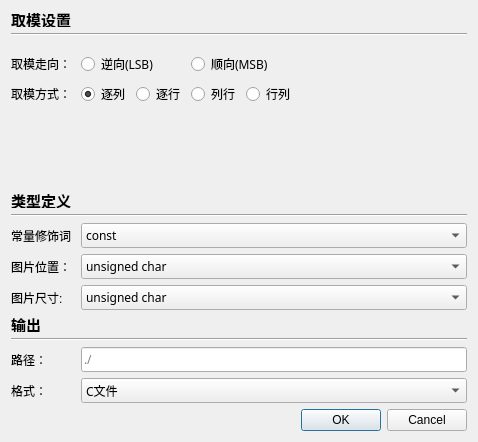
<?xml version="1.0" encoding="UTF-8"?>
<ui version="4.0">
 <class>DialogProjectSettings</class>
 <widget class="QDialog" name="DialogProjectSettings">
  <property name="geometry">
   <rect>
    <x>0</x>
    <y>0</y>
    <width>478</width>
    <height>442</height>
   </rect>
  </property>
  <property name="windowTitle">
   <string>项目设置</string>
  </property>
  <layout class="QGridLayout" name="gridLayout">
   <item row="2" column="1">
    <widget class="LatticeShow" name="widget" native="true">
     <property name="minimumSize">
      <size>
       <width>115</width>
       <height>115</height>
      </size>
     </property>
     <property name="maximumSize">
      <size>
       <width>115</width>
       <height>115</height>
      </size>
     </property>
     <property name="cursor">
      <cursorShape>ArrowCursor</cursorShape>
     </property>
    </widget>
   </item>
   <item row="3" column="0">
    <widget class="QLabel" name="label_4">
     <property name="maximumSize">
      <size>
       <width>16777215</width>
       <height>16</height>
      </size>
     </property>
     <property name="font">
      <font>
       <pointsize>11</pointsize>
       <bold>true</bold>
      </font>
     </property>
     <property name="text">
      <string>类型定义</string>
     </property>
    </widget>
   </item>
   <item row="9" column="0" colspan="2">
    <widget class="Line" name="line_2">
     <property name="orientation">
      <enum>Qt::Horizontal</enum>
     </property>
    </widget>
   </item>
   <item row="11" column="0" colspan="2">
    <layout class="QHBoxLayout" name="horizontalLayout_4">
     <item>
      <widget class="QLabel" name="label_7">
       <property name="maximumSize">
        <size>
         <width>64</width>
         <height>16777215</height>
        </size>
       </property>
       <property name="text">
        <string>格式：</string>
       </property>
      </widget>
     </item>
     <item>
      <widget class="QComboBox" name="comboBox_Format">
       <property name="font">
        <font>
         <family>Microsoft YaHei</family>
        </font>
       </property>
       <item>
        <property name="text">
         <string>C文件</string>
        </property>
       </item>
       <item>
        <property name="text">
         <string>BIN文件</string>
        </property>
       </item>
      </widget>
     </item>
    </layout>
   </item>
   <item row="1" column="0" colspan="2">
    <widget class="Line" name="line_3">
     <property name="orientation">
      <enum>Qt::Horizontal</enum>
     </property>
    </widget>
   </item>
   <item row="10" column="0" colspan="2">
    <layout class="QHBoxLayout" name="horizontalLayout_3">
     <item>
      <widget class="QLabel" name="label_8">
       <property name="minimumSize">
        <size>
         <width>64</width>
         <height>0</height>
        </size>
       </property>
       <property name="maximumSize">
        <size>
         <width>64</width>
         <height>16777215</height>
        </size>
       </property>
       <property name="text">
        <string>路径：</string>
       </property>
      </widget>
     </item>
     <item>
      <widget class="QLineEdit" name="lineEdit_Output">
       <property name="font">
        <font>
         <family>Microsoft YaHei</family>
        </font>
       </property>
       <property name="placeholderText">
        <string>./</string>
       </property>
      </widget>
     </item>
    </layout>
   </item>
   <item row="8" column="0">
    <widget class="QLabel" name="label_5">
     <property name="maximumSize">
      <size>
       <width>16777215</width>
       <height>16</height>
      </size>
     </property>
     <property name="font">
      <font>
       <pointsize>11</pointsize>
       <bold>true</bold>
      </font>
     </property>
     <property name="text">
      <string>输出</string>
     </property>
    </widget>
   </item>
   <item row="4" column="0" colspan="2">
    <widget class="Line" name="line">
     <property name="orientation">
      <enum>Qt::Horizontal</enum>
     </property>
    </widget>
   </item>
   <item row="12" column="1">
    <widget class="QDialogButtonBox" name="buttonBox">
     <property name="orientation">
      <enum>Qt::Horizontal</enum>
     </property>
     <property name="standardButtons">
      <set>QDialogButtonBox::Cancel|QDialogButtonBox::Ok</set>
     </property>
    </widget>
   </item>
   <item row="5" column="0" colspan="2">
    <layout class="QHBoxLayout" name="horizontalLayout_5">
     <item>
      <widget class="QLabel" name="label_6">
       <property name="maximumSize">
        <size>
         <width>64</width>
         <height>16777215</height>
        </size>
       </property>
       <property name="text">
        <string>常量修饰词：</string>
       </property>
      </widget>
     </item>
     <item>
      <widget class="QComboBox" name="comboBox_Const">
       <property name="font">
        <font>
         <family>Microsoft YaHei</family>
        </font>
       </property>
       <item>
        <property name="text">
         <string>const</string>
        </property>
       </item>
       <item>
        <property name="text">
         <string>code</string>
        </property>
       </item>
      </widget>
     </item>
    </layout>
   </item>
   <item row="7" column="0" colspan="2">
    <layout class="QHBoxLayout" name="horizontalLayout_7">
     <item>
      <widget class="QLabel" name="label_10">
       <property name="maximumSize">
        <size>
         <width>64</width>
         <height>16777215</height>
        </size>
       </property>
       <property name="text">
        <string>图片尺寸:</string>
       </property>
      </widget>
     </item>
     <item>
      <widget class="QComboBox" name="comboBox_SizeTypedef">
       <property name="font">
        <font>
         <family>Microsoft YaHei</family>
        </font>
       </property>
       <item>
        <property name="text">
         <string>unsigned char</string>
        </property>
       </item>
       <item>
        <property name="text">
         <string>unsigned short int</string>
        </property>
       </item>
       <item>
        <property name="text">
         <string>unsigned int</string>
        </property>
       </item>
       <item>
        <property name="text">
         <string>char</string>
        </property>
       </item>
       <item>
        <property name="text">
         <string>short int</string>
        </property>
       </item>
       <item>
        <property name="text">
         <string>int</string>
        </property>
       </item>
      </widget>
     </item>
    </layout>
   </item>
   <item row="0" column="0">
    <widget class="QLabel" name="label">
     <property name="maximumSize">
      <size>
       <width>16777215</width>
       <height>16</height>
      </size>
     </property>
     <property name="font">
      <font>
       <pointsize>11</pointsize>
       <bold>true</bold>
      </font>
     </property>
     <property name="text">
      <string>取模设置</string>
     </property>
    </widget>
   </item>
   <item row="2" column="0">
    <layout class="QVBoxLayout" name="verticalLayout" stretch="1,0,0,8">
     <item>
      <spacer name="verticalSpacer_2">
       <property name="orientation">
        <enum>Qt::Vertical</enum>
       </property>
       <property name="sizeHint" stdset="0">
        <size>
         <width>20</width>
         <height>40</height>
        </size>
       </property>
      </spacer>
     </item>
     <item>
      <layout class="QHBoxLayout" name="horizontalLayout">
       <item>
        <widget class="QLabel" name="label_2">
         <property name="minimumSize">
          <size>
           <width>0</width>
           <height>0</height>
          </size>
         </property>
         <property name="maximumSize">
          <size>
           <width>64</width>
           <height>16777215</height>
          </size>
         </property>
         <property name="text">
          <string>取模走向：</string>
         </property>
        </widget>
       </item>
       <item>
        <widget class="QRadioButton" name="radioButton_LSB">
         <property name="font">
          <font>
           <family>Microsoft YaHei</family>
          </font>
         </property>
         <property name="text">
          <string>逆向(LSB)</string>
         </property>
        </widget>
       </item>
       <item>
        <widget class="QRadioButton" name="radioButton_MSB">
         <property name="font">
          <font>
           <family>Microsoft YaHei</family>
          </font>
         </property>
         <property name="text">
          <string>顺向(MSB)</string>
         </property>
        </widget>
       </item>
      </layout>
     </item>
     <item>
      <layout class="QHBoxLayout" name="horizontalLayout_2">
       <item>
        <widget class="QLabel" name="label_3">
         <property name="minimumSize">
          <size>
           <width>64</width>
           <height>0</height>
          </size>
         </property>
         <property name="text">
          <string>取模方式：</string>
         </property>
        </widget>
       </item>
       <item>
        <widget class="QRadioButton" name="radioButton_ZL">
         <property name="font">
          <font>
           <family>Microsoft YaHei</family>
          </font>
         </property>
         <property name="text">
          <string>逐列</string>
         </property>
         <property name="checked">
          <bool>true</bool>
         </property>
        </widget>
       </item>
       <item>
        <widget class="QRadioButton" name="radioButton_ZH">
         <property name="font">
          <font>
           <family>Microsoft YaHei</family>
          </font>
         </property>
         <property name="text">
          <string>逐行</string>
         </property>
        </widget>
       </item>
       <item>
        <widget class="QRadioButton" name="radioButton_LH">
         <property name="font">
          <font>
           <family>Microsoft YaHei</family>
          </font>
         </property>
         <property name="text">
          <string>列行</string>
         </property>
        </widget>
       </item>
       <item>
        <widget class="QRadioButton" name="radioButton_HL">
         <property name="font">
          <font>
           <family>Microsoft YaHei</family>
          </font>
         </property>
         <property name="text">
          <string>行列</string>
         </property>
        </widget>
       </item>
      </layout>
     </item>
     <item>
      <spacer name="verticalSpacer">
       <property name="orientation">
        <enum>Qt::Vertical</enum>
       </property>
       <property name="sizeHint" stdset="0">
        <size>
         <width>20</width>
         <height>40</height>
        </size>
       </property>
      </spacer>
     </item>
    </layout>
   </item>
   <item row="6" column="0" colspan="2">
    <layout class="QHBoxLayout" name="horizontalLayout_6">
     <item>
      <widget class="QLabel" name="label_9">
       <property name="maximumSize">
        <size>
         <width>64</width>
         <height>16777215</height>
        </size>
       </property>
       <property name="text">
        <string>图片位置：</string>
       </property>
      </widget>
     </item>
     <item>
      <widget class="QComboBox" name="comboBox_PosTypedef">
       <property name="font">
        <font>
         <family>Microsoft YaHei</family>
        </font>
       </property>
       <item>
        <property name="text">
         <string>unsigned char</string>
        </property>
       </item>
       <item>
        <property name="text">
         <string>unsigned short int</string>
        </property>
       </item>
       <item>
        <property name="text">
         <string>unsigned int</string>
        </property>
       </item>
       <item>
        <property name="text">
         <string>char</string>
        </property>
       </item>
       <item>
        <property name="text">
         <string>short int</string>
        </property>
       </item>
       <item>
        <property name="text">
         <string>int</string>
        </property>
       </item>
      </widget>
     </item>
    </layout>
   </item>
  </layout>
 </widget>
 <customwidgets>
  <customwidget>
   <class>LatticeShow</class>
   <extends>QWidget</extends>
   <header location="global">custom/latticeshow.h</header>
   <container>1</container>
  </customwidget>
 </customwidgets>
 <resources/>
 <connections>
  <connection>
   <sender>buttonBox</sender>
   <signal>accepted()</signal>
   <receiver>DialogProjectSettings</receiver>
   <slot>accept()</slot>
   <hints>
    <hint type="sourcelabel">
     <x>248</x>
     <y>254</y>
    </hint>
    <hint type="destinationlabel">
     <x>157</x>
     <y>274</y>
    </hint>
   </hints>
  </connection>
  <connection>
   <sender>buttonBox</sender>
   <signal>rejected()</signal>
   <receiver>DialogProjectSettings</receiver>
   <slot>reject()</slot>
   <hints>
    <hint type="sourcelabel">
     <x>316</x>
     <y>260</y>
    </hint>
    <hint type="destinationlabel">
     <x>286</x>
     <y>274</y>
    </hint>
   </hints>
  </connection>
 </connections>
</ui>
